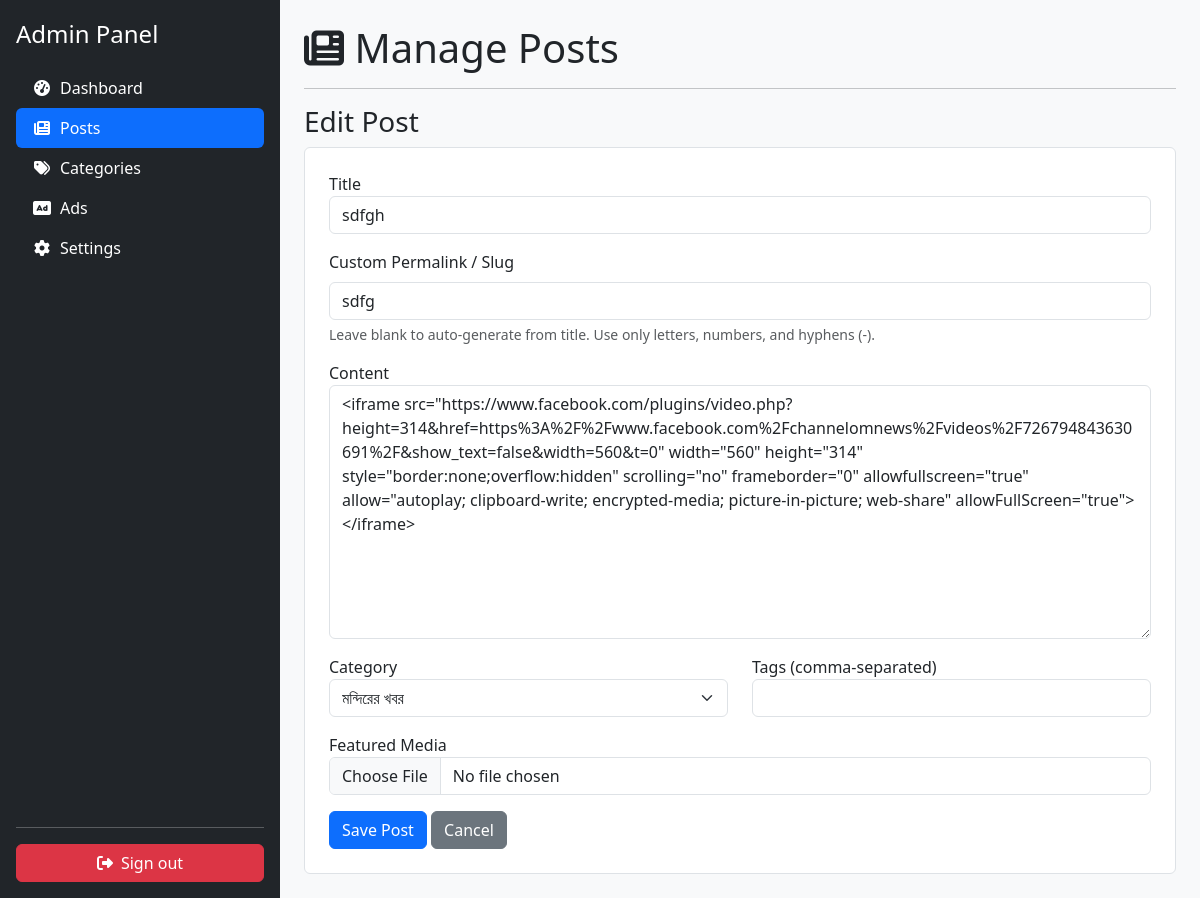
/admin.php?page=posts&action=edit&id=3 (signed in), run on the app's committed database.
### tables this page shows
CREATE TABLE `posts` (
  `id` int(11) NOT NULL,
  `category_id` int(11) NOT NULL,
  `title` varchar(255) NOT NULL,
  `content` text NOT NULL,
  `featured_image` varchar(255) NOT NULL,
  `tags` varchar(255) DEFAULT NULL,
  `view_count` int(11) NOT NULL DEFAULT 0,
  `created_at` timestamp NOT NULL DEFAULT current_timestamp(),
  `slug` varchar(255) NOT NULL
);

CREATE TABLE `categories` (
  `id` int(11) NOT NULL,
  `name` varchar(255) NOT NULL,
  `slug` varchar(255) NOT NULL,
  `show_in_menu` tinyint(1) NOT NULL DEFAULT 1
);

### admin.php (the view, shortened to what this page needs)
<?php
try { $pdo = new PDO("mysql:host=".DB_HOST.";dbname=".DB_NAME.";charset=utf8mb4", DB_USER, DB_PASS); $pdo->setAttribute(PDO::ATTR_ERRMODE, PDO::ERRMODE_EXCEPTION); } catch (PDOException $e) { die("DB connection failed: " . $e->getMessage()); }
$page = $_GET['page'] ?? 'dashboard'; $action = $_GET['action'] ?? null; $id = $_GET['id'] ?? null; $message = ''; $msg_type = 'danger';
?>
<!doctype html>
<html lang="en">
<head>
    <link href="https://cdn.jsdelivr.net/npm/bootstrap@5.3.3/dist/css/bootstrap.min.css" rel="stylesheet"><link rel="stylesheet" href="https://cdnjs.cloudflare.com/ajax/libs/font-awesome/6.5.1/css/all.min.css"/>
</head>
<body>
<div class="d-flex">
    <nav class="d-flex flex-column flex-shrink-0 p-3 text-white bg-dark" style="width: 280px; min-height: 100vh;">
        <a href="admin.php" class="fs-4 text-white text-decoration-none mb-3">Admin Panel</a>
        <ul class="nav nav-pills flex-column mb-auto">
            <?php $nav_items = ['dashboard'=>'tachometer-alt', 'posts'=>'newspaper', 'categories'=>'tags', 'ads'=>'ad', 'settings'=>'cog'];
            foreach($nav_items as $p => $icon): ?>
            <li class="nav-item"><a href="?page=<?php echo $p; ?>" class="nav-link text-white <?php if($page==$p) echo 'active';?>"><i class="fa fa-fw fa-<?php echo $icon; ?> me-2"></i><?php echo ucfirst($p); ?></a></li>
            <?php endforeach; ?>
        </ul><hr><a href="?action=logout" class="btn btn-danger"><i class="fa fa-sign-out-alt me-2"></i>Sign out</a>
    </nav>
    <main class="w-100 p-4" style="background-color: #f8f9fa;">
        <?php if ($page === 'dashboard'): ?><h1>Dashboard</h1><hr><div class="row"><div class="col-md-4"><div class="card text-white bg-primary p-3 text-center"><h3><?php echo $pdo->query("SELECT count(*) from posts")->fetchColumn(); ?></h3><h5>Posts</h5></div></div><div class="col-md-4"><div class="card text-white bg-success p-3 text-center"><h3><?php echo $pdo->query("SELECT count(*) from categories")->fetchColumn(); ?></h3><h5>Categories</h5></div></div><div class="col-md-4"><div class="card text-white bg-info p-3 text-center"><h3><?php echo $pdo->query("SELECT count(*) from ads")->fetchColumn(); ?></h3><h5>Ads</h5></div></div>&nbsp;<div style="text-align: center; padding: 15px; background: #f8f9fa; border-radius: 8px; box-shadow: 0px 0px 10px rgba(0,0,0,0.1);">
        <img src="https://netfie.com/wp-content/uploads/2025/03/Netfie__1_-removebg-preview-450x174.png.webp" alt="Netfie Logo" style="max-width: 300px; height: auto; margin-bottom: 15px;">
        <p style="font-size: 16px; color: #333; line-height: 1.6; max-width: 600px; margin: auto;">
            Netfie is a web development company in Bangladesh, specializing in premium themes and plugins for WordPress and PHP CMS scripts. We offer top-quality, innovative products designed to enhance website performance and user experience. Trust Netfie for all your web development needs.
        </p>
        <hr style="margin: 20px 0; border: 0.5px solid #ddd;">
        <h3 style="color: #222; font-size: 18px;">Watch Our Intro Video</h3>
        <p><a href="https://youtu.be/w4j57JIfOaA?si=ojTKW4G4zWzzE4M6" target="_blank" style="color: #007bff; text-decoration: none; font-weight: bold;">Click here to watch</a> or view it below.</p>
        <div style="margin: 15px auto; max-width: 560px;">
            <iframe width="100%" height="315" src="https://www.youtube.com/embed/w4j57JIfOaA" title="Netfie Intro Video" frameborder="0" allowfullscreen style="border-radius: 8px;"></iframe>
        </div>
    </div>
    <div style="text-align: center;"><b><span style="color: black;">সফটওয়্যারের সকল কারিগরি সহযোগিতায়ঃ </span><a href="https://www.netfie.com" target="_blank" style="color: black;">NETFIE</a></b></div>
    <div style="text-align: center;"><b><span style="font-size: x-small;">বিস্তারিত জানতে যোগাযোগ করুন: 01884189495</span></b></div>
</div>
        </div>
        <?php elseif ($page === 'posts'): $action = $_GET['action'] ?? 'list'; ?>
            <h1><i class="fa fa-newspaper"></i> Manage Posts</h1><hr>
            <?php if($action === 'add' || $action === 'edit'):
                $post = ['id'=>'', 'title'=>'', 'slug'=>'', 'content'=>'', 'category_id'=>'', 'tags'=>'', 'featured_image'=>''];
                if($action === 'edit'){ $stmt = $pdo->prepare("SELECT * FROM posts WHERE id = ?"); $stmt->execute([$id]); $post = $stmt->fetch(); }
                $categories = $pdo->query("SELECT * FROM categories")->fetchAll();
            ?>
                <h3><?php echo ucfirst($action); ?> Post</h3>
                <form method="post" enctype="multipart/form-data" class="bg-white p-4 rounded border">
                    <div class="mb-3"><label>Title</label><input type="text" name="title" class="form-control" value="<?php echo htmlspecialchars($post['title']); ?>" required></div>
                    <div class="mb-3"><label for="slug" class="form-label">Custom Permalink / Slug</label><input type="text" name="slug" id="slug" class="form-control" value="<?php echo htmlspecialchars($post['slug']); ?>" aria-describedby="slugHelp"><div id="slugHelp" class="form-text">Leave blank to auto-generate from title. Use only letters, numbers, and hyphens (-).</div></div>
                    <div class="mb-3"><label>Content</label><textarea name="content" class="form-control" rows="10" required><?php echo htmlspecialchars($post['content']); ?></textarea></div>
                    <div class="row"><div class="col-md-6 mb-3"><label>Category</label><select name="category_id" class="form-select" required><?php foreach($categories as $cat) echo '<option value="'.$cat['id'].'" '.($cat['id']==$post['category_id']?'selected':'').'>'.htmlspecialchars($cat['name']).'</option>'; ?></select></div><div class="col-md-6 mb-3"><label>Tags (comma-separated)</label><input type="text" name="tags" class="form-control" value="<?php echo htmlspecialchars($post['tags']); ?>"></div></div>
                    <div class="mb-3"><label>Featured Media</label><input type="file" name="featured_image" class="form-control"></div>
                    <button type="submit" name="save_post" class="btn btn-primary">Save Post</button> <a href="?page=posts" class="btn btn-secondary">Cancel</a>
                </form>
            <?php endif; ?>
        <?php endif; ?>
    </main>
</div>
</body>
</html>

### data on the page
posts: title "sdfgh", slug "sdfg", content "<iframe src=\"https://www.facebook.com/plugins/video.php?height=314&href=https%3A%2F%2Fwww.facebook.com%2Fchannelomnews%2Fvideos%2F726794843630691%2F&show_text=false&width=560&t=0\" width=\"560\" height=\"314\" style=\"border:none;overflow:hidden\" scrolling=\"no\" frameborder=\"0\" allowfullscreen=\"true\" allow=\"autoplay; clipboard-write; encrypted-media; picture-in-picture; web-share\" allowFullScreen=\"true\"></iframe>", category_id "মন্দিরের খবর"

### other printed values
$p "Dashboard"
$p "Posts"
$p "Categories"
$p "Ads"
$p "Settings"
$action "Edit"
